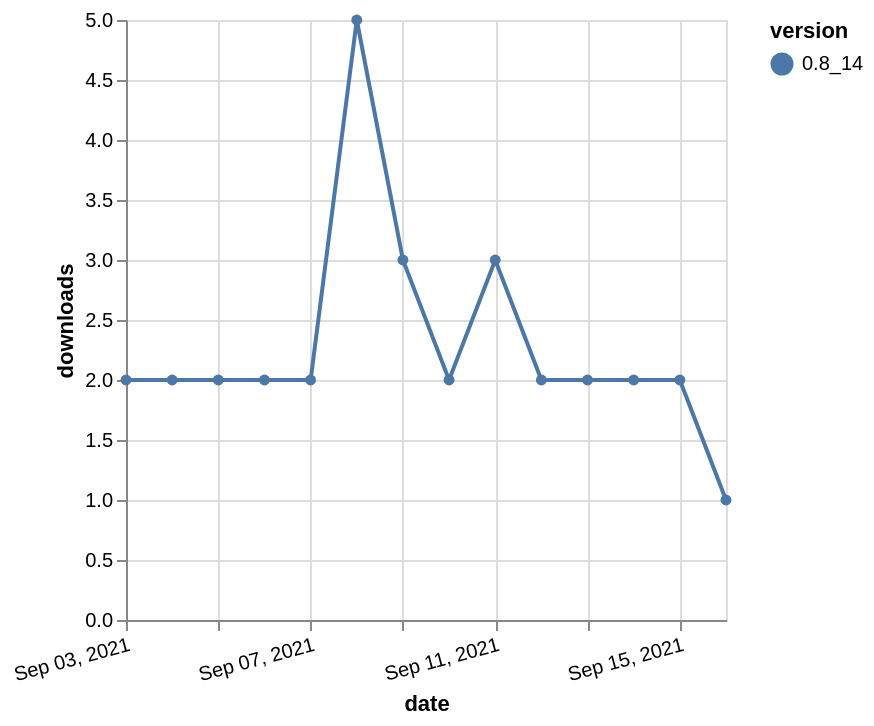

Specify this chart in Vega-Lite:
### Vega-Lite specification from a JSON file in a GitHub repository (floating-point values rounded to 4 significant figures)
{"$schema": "https://vega.github.io/schema/vega-lite/v5.json", "description": "A simple bar chart with embedded data.", "data": {"values": [{"date": "2021-09-03", "total": 4720, "delta": 2, "version": "0.8_14"}, {"date": "2021-09-04", "total": 4722, "delta": 2, "version": "0.8_14"}, {"date": "2021-09-05", "total": 4724, "delta": 2, "version": "0.8_14"}, {"date": "2021-09-06", "total": 4726, "delta": 2, "version": "0.8_14"}, {"date": "2021-09-07", "total": 4728, "delta": 2, "version": "0.8_14"}, {"date": "2021-09-08", "total": 4733, "delta": 5, "version": "0.8_14"}, {"date": "2021-09-09", "total": 4736, "delta": 3, "version": "0.8_14"}, {"date": "2021-09-10", "total": 4738, "delta": 2, "version": "0.8_14"}, {"date": "2021-09-11", "total": 4741, "delta": 3, "version": "0.8_14"}, {"date": "2021-09-12", "total": 4743, "delta": 2, "version": "0.8_14"}, {"date": "2021-09-13", "total": 4745, "delta": 2, "version": "0.8_14"}, {"date": "2021-09-14", "total": 4747, "delta": 2, "version": "0.8_14"}, {"date": "2021-09-15", "total": 4749, "delta": 2, "version": "0.8_14"}, {"date": "2021-09-16", "total": 4750, "delta": 1, "version": "0.8_14"}]}, "width": "container", "mark": {"type": "line", "point": {"filled": true}}, "encoding": {"x": {"field": "date", "type": "temporal", "timeUnit": "yearmonthdate", "title": "date", "axis": {"labelAngle": -15}}, "y": {"field": "delta", "type": "quantitative", "title": "downloads"}, "color": {"field": "version", "type": "nominal"}, "tooltip": {"field": "delta"}}}
